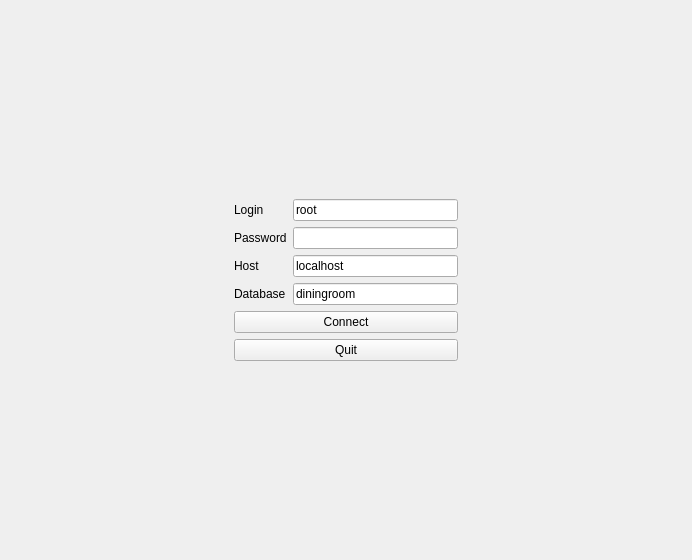
<?xml version="1.0" encoding="UTF-8"?>
<ui version="4.0">
 <class>DBConnectPage</class>
 <widget class="QWidget" name="DBConnectPage">
  <property name="geometry">
   <rect>
    <x>0</x>
    <y>0</y>
    <width>692</width>
    <height>560</height>
   </rect>
  </property>
  <property name="windowTitle">
   <string>Form</string>
  </property>
  <layout class="QGridLayout" name="gridLayout">
   <item row="1" column="1">
    <layout class="QFormLayout" name="formLayout">
     <item row="0" column="0">
      <widget class="QLabel" name="label">
       <property name="text">
        <string>Login</string>
       </property>
      </widget>
     </item>
     <item row="0" column="1">
      <widget class="QLineEdit" name="loginField">
       <property name="text">
        <string>root</string>
       </property>
      </widget>
     </item>
     <item row="1" column="0">
      <widget class="QLabel" name="label_2">
       <property name="text">
        <string>Password</string>
       </property>
      </widget>
     </item>
     <item row="1" column="1">
      <widget class="QLineEdit" name="passwordField">
       <property name="text">
        <string/>
       </property>
       <property name="echoMode">
        <enum>QLineEdit::Password</enum>
       </property>
      </widget>
     </item>
     <item row="2" column="1">
      <widget class="QLineEdit" name="hostField">
       <property name="text">
        <string>localhost</string>
       </property>
      </widget>
     </item>
     <item row="3" column="1">
      <widget class="QLineEdit" name="databaseField">
       <property name="text">
        <string>diningroom</string>
       </property>
      </widget>
     </item>
     <item row="2" column="0">
      <widget class="QLabel" name="label_3">
       <property name="text">
        <string>Host</string>
       </property>
      </widget>
     </item>
     <item row="3" column="0">
      <widget class="QLabel" name="label_4">
       <property name="text">
        <string>Database</string>
       </property>
      </widget>
     </item>
    </layout>
   </item>
   <item row="1" column="0">
    <spacer name="horizontalSpacer">
     <property name="orientation">
      <enum>Qt::Horizontal</enum>
     </property>
     <property name="sizeHint" stdset="0">
      <size>
       <width>40</width>
       <height>20</height>
      </size>
     </property>
    </spacer>
   </item>
   <item row="1" column="2">
    <spacer name="horizontalSpacer_2">
     <property name="orientation">
      <enum>Qt::Horizontal</enum>
     </property>
     <property name="sizeHint" stdset="0">
      <size>
       <width>40</width>
       <height>20</height>
      </size>
     </property>
    </spacer>
   </item>
   <item row="0" column="1">
    <spacer name="verticalSpacer">
     <property name="orientation">
      <enum>Qt::Vertical</enum>
     </property>
     <property name="sizeHint" stdset="0">
      <size>
       <width>20</width>
       <height>40</height>
      </size>
     </property>
    </spacer>
   </item>
   <item row="4" column="1">
    <spacer name="verticalSpacer_2">
     <property name="orientation">
      <enum>Qt::Vertical</enum>
     </property>
     <property name="sizeHint" stdset="0">
      <size>
       <width>20</width>
       <height>40</height>
      </size>
     </property>
    </spacer>
   </item>
   <item row="2" column="1">
    <widget class="QPushButton" name="connectButton">
     <property name="text">
      <string>Connect</string>
     </property>
    </widget>
   </item>
   <item row="3" column="1">
    <widget class="QPushButton" name="quitButton">
     <property name="text">
      <string>Quit</string>
     </property>
    </widget>
   </item>
  </layout>
 </widget>
 <resources/>
 <connections/>
</ui>
